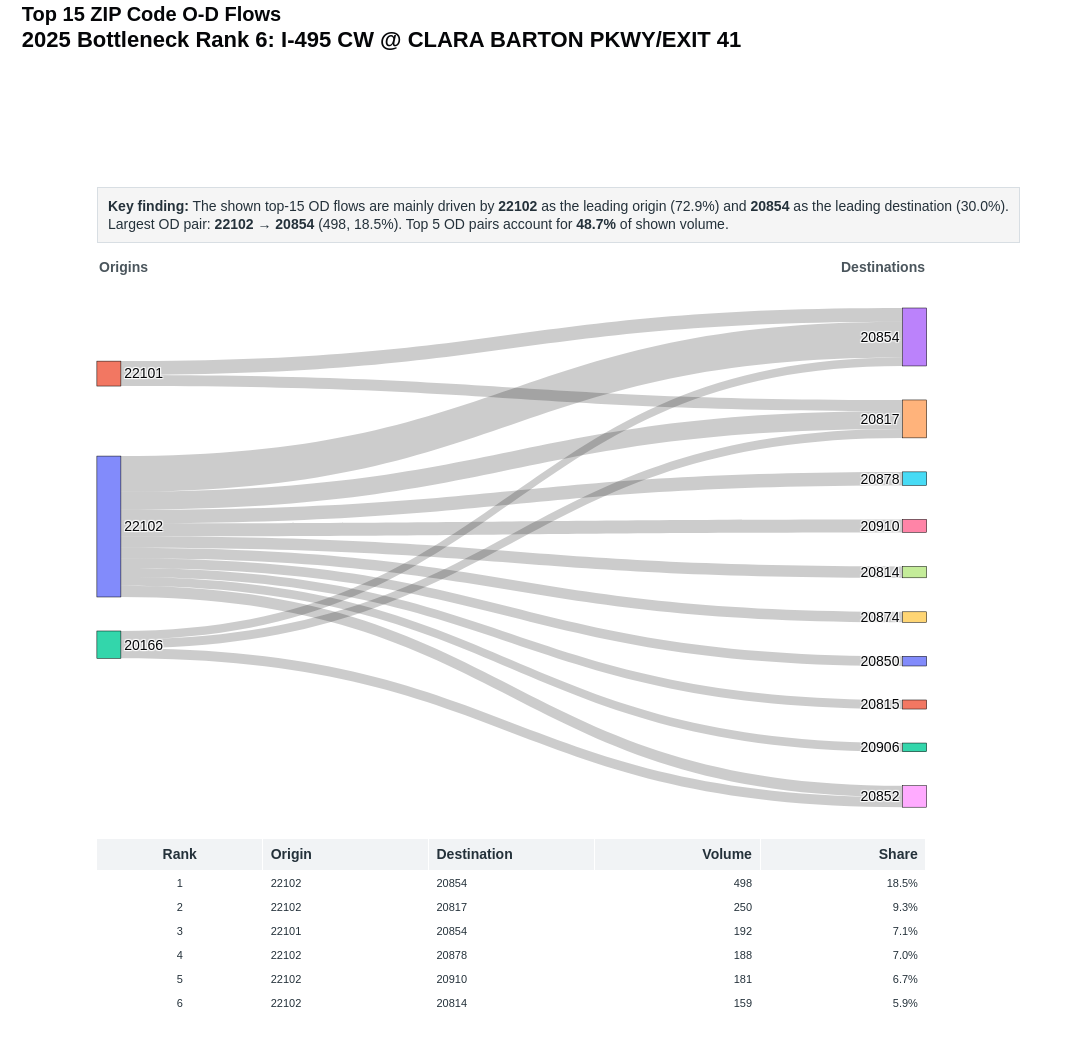

The cell this chart's notebook holds for it:
### Code cell
zip_sankey

### Figure 1 — Plotly figure (JSON) as saved in the notebook; plotly's stock layout.template omitted (floating-point values rounded to 4 significant figures)
{"data": [{"arrangement": "snap", "domain": {"x": [0.04, 0.94], "y": [0.26, 0.9]}, "link": {"customdata": [[1, "22102", "20854", 498, 0.1851], [2, "22102", "20817", 250, 0.09294], [3, "22101", "20854", 192, 0.07138], [4, "22102", "20878", 188, 0.06989], [5, "22102", "20910", 181, 0.06729], [6, "22102", "20814", 159, 0.05911], [7, "22102", "20852", 158, 0.05874], [8, "22101", "20817", 155, 0.05762], [9, "22102", "20874", 146, 0.05428], [10, "20166", "20852", 141, 0.05242], [11, "22102", "20850", 135, 0.05019], [12, "22102", "20815", 126, 0.04684], [13, "20166", "20817", 123, 0.04572], [14, "22102", "20906", 121, 0.04498], [15, "20166", "20854", 117, 0.04349]], "hovertemplate": "<b>OD Pair Rank %{customdata[0]}</b><br>%{customdata[1]} → %{customdata[2]}<br>Volume: %{customdata[3]:,.0f}<br>Share of shown top-15 volume: %{customdata[4]:.1%}<extra></extra>", "source": [0, 0, 1, 0, 0, 0, 0, 1, 0, 2, 0, 0, 2, 0, 2], "target": [3, 4, 3, 5, 6, 7, 8, 4, 9, 8, 10, 11, 4, 12, 3], "value": [498.0, 250.0, 192.0, 188.0, 181.0, 159.0, 158.0, 155.0, 146.0, 141.0, 135.0, 126.0, 123.0, 121.0, 117.0]}, "node": {"hovertemplate": "<b>%{label}</b><br>Total shown OD volume: %{value:,.0f}<extra></extra>", "label": ["22102", "22101", "20166", "20854", "20817", "20878", "20910", "20814", "20852", "20874", "20850", "20815", "20906"], "line": {"color": "black", "width": 0.5}, "pad": 34, "thickness": 24}, "type": "sankey"}, {"cells": {"align": ["center", "left", "left", "right", "right"], "fill": {"color": "white"}, "font": {"color": "#24313A", "size": 11}, "height": 24, "values": [[1, 2, 3, 4, 5, 6, 7, 8, 9, 10, 11, 12, 13, 14, 15], ["22102", "22102", "22101", "22102", "22102", "22102", "22102", "22101", "22102", "20166", "22102", "22102", "20166", "22102", "20166"], ["20854", "20817", "20854", "20878", "20910", "20814", "20852", "20817", "20874", "20852", "20850", "20815", "20817", "20906", "20854"], ["498", "250", "192", "188", "181", "159", "158", "155", "146", "141", "135", "126", "123", "121", "117"], ["18.5%", "9.3%", "7.1%", "7.0%", "6.7%", "5.9%", "5.9%", "5.8%", "5.4%", "5.2%", "5.0%", "4.7%", "4.6%", "4.5%", "4.3%"]]}, "domain": {"x": [0.04, 0.94], "y": [0, 0.22]}, "header": {"align": ["center", "left", "left", "right", "right"], "fill": {"color": "#F1F3F5"}, "font": {"color": "#24313A", "size": 14}, "height": 26, "values": ["<b>Rank</b>", "<b>Origin</b>", "<b>Destination</b>", "<b>Volume</b>", "<b>Share</b>"]}, "type": "table"}], "layout": {"annotations": [{"align": "left", "bgcolor": "rgba(245,245,245,0.98)", "bordercolor": "#D8DEE3", "borderpad": 10, "borderwidth": 1, "font": {"color": "#24313A", "size": 14}, "showarrow": false, "text": "<b>Key finding:</b> The shown top-15 OD flows are mainly driven by <b>22102</b> as the leading origin (72.9%) and <b>20854</b> as the leading destination (30.0%).<br>Largest OD pair: <b>22102 → 20854</b> (498, 18.5%). Top 5 OD pairs account for <b>48.7%</b> of shown volume.", "x": 0.04, "xref": "paper", "y": 1.055, "yref": "paper"}, {"align": "left", "font": {"color": "#4A555C", "size": 14}, "showarrow": false, "text": "<b>Origins</b>", "x": 0.04, "xref": "paper", "y": 0.965, "yref": "paper"}, {"align": "right", "font": {"color": "#4A555C", "size": 14}, "showarrow": false, "text": "<b>Destinations</b>", "x": 0.94, "xref": "paper", "y": 0.965, "yref": "paper"}], "font": {"color": "#050608", "family": "Arial", "size": 14}, "height": 1040, "margin": {"b": 30, "l": 60, "r": 110, "t": 230}, "paper_bgcolor": "white", "plot_bgcolor": "white", "title": {"text": "<b>Top 15 ZIP Code O-D Flows</b><br><span style='font-size:22px'><b>2025 Bottleneck Rank 6: I-495 CW @ CLARA BARTON PKWY/EXIT 41</b></span>", "x": 0.02, "xanchor": "left", "y": 0.98, "yanchor": "top"}, "width": 1250}}
